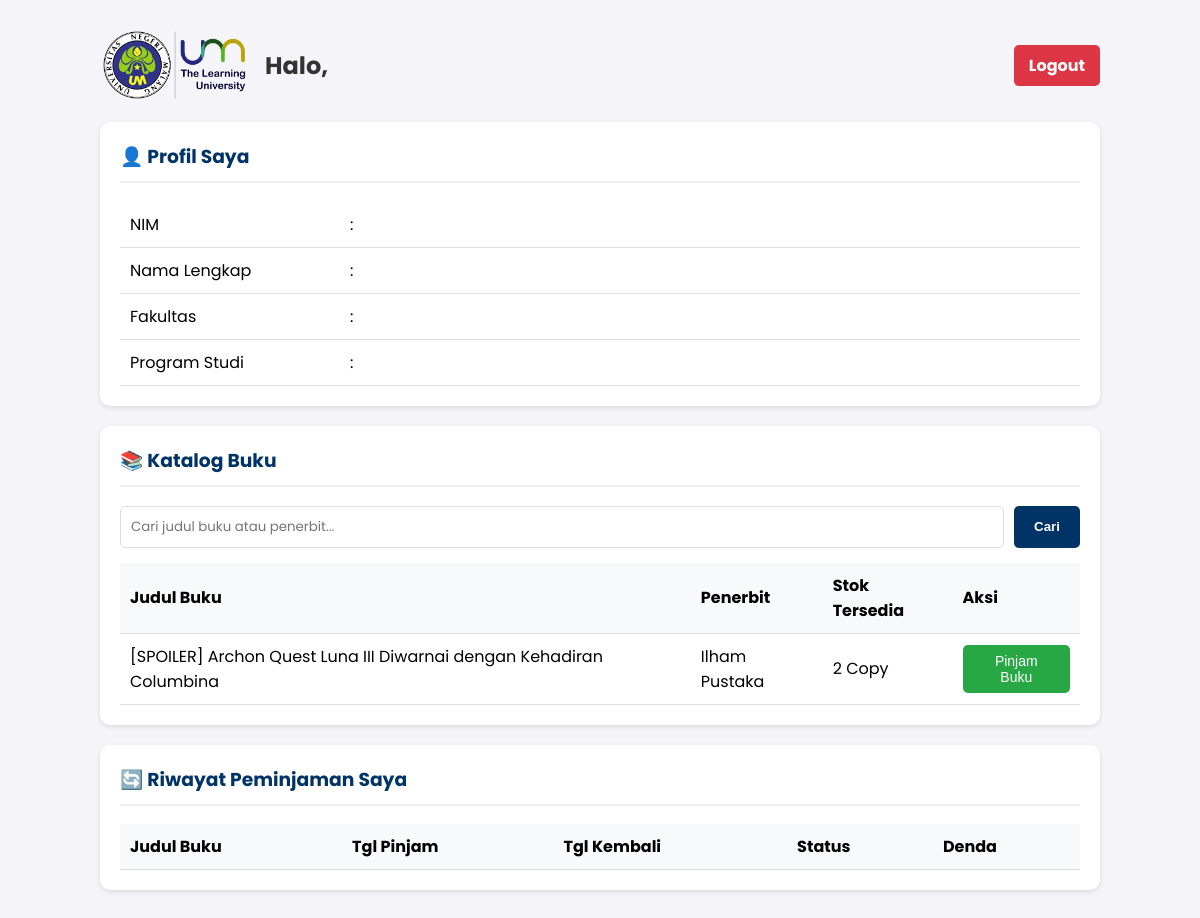
Screenshot of /index_user.php with the database file from the repository.
### tables this page shows
CREATE TABLE `buku` (
  `id_buku` varchar(20) NOT NULL,
  `judul` varchar(255) NOT NULL,
  `penerbit` varchar(100) DEFAULT NULL,
  `id_pengarang` int(11) DEFAULT NULL
);

### index_user.php (the view, shortened to what this page needs)
<?php
include 'koneksi.php';
$nim_saya = $_SESSION['id'];
$profil = mysqli_fetch_array(mysqli_query($koneksi, "SELECT * FROM peminjam WHERE nim_peminjam = '$nim_saya'"));
?>
<!DOCTYPE html>
<html lang="id">
<head>
</head>
<body>
<div class="container">
    <div class="header">
        <div class="user-info">
            <img src="logo.png" alt="Logo UM" class="logo-user">
            <h2>Halo, <?php echo $profil['nama_peminjam']; ?></h2>
        </div>
        <a href="logout.php" class="btn-logout">Logout</a>
    </div>
    <div class="section">
        <h3>👤 Profil Saya</h3>
        <table>
            <tr><td width="200">NIM</td><td>: <?php echo $profil['nim_peminjam']; ?></td></tr>
            <tr><td>Nama Lengkap</td><td>: <?php echo $profil['nama_peminjam']; ?></td></tr>
            <tr><td>Fakultas</td><td>: <?php echo $profil['fakultas_peminjam']; ?></td></tr>
            <tr><td>Program Studi</td><td>: <?php echo $profil['prodi']; ?></td></tr>
        </table>
    </div>
    <div class="section">
        <h3>📚 Katalog Buku</h3>
        <form method="GET" class="search-box">
            <input type="text" name="q" class="input-cari" placeholder="Cari judul buku atau penerbit..."
                   value="<?php echo isset($_GET['q']) ? $_GET['q'] : ''; ?>">
            <button type="submit" class="btn-cari">Cari</button>
        </form>
        <table>
            <tr>
                <th>Judul Buku</th>
                <th>Penerbit</th>
                <th>Stok Tersedia</th>
                <th>Aksi</th>
            </tr>
            <?php
            $query_dasar = "SELECT buku.*,
                            (SELECT COUNT(*) FROM copy_buku WHERE id_buku = buku.id_buku AND status = 'Tersedia') as stok
                            FROM buku";
            $buku = mysqli_query($koneksi, $query_dasar);
            if (mysqli_num_rows($buku) > 0) {
                while ($b = mysqli_fetch_array($buku)) {
                    echo "<tr>";
                    echo "<td>" . $b['judul'] . "</td>";
                    echo "<td>" . $b['penerbit'] . "</td>";
                    echo "<td>" . $b['stok'] . " Copy</td>";
                    echo "<td>";
                    if ($b['stok'] > 0) {
                        echo "<button onclick=\"konfirmasiPinjam('" . $b['id_buku'] . "', '" . addslashes($b['judul']) . "')\" class='btn-pinjam'>
                                Pinjam Buku
                              </button>";
                    } else {
                        echo "<span style='color:red; font-size:12px;'>Habis</span>";
                    }
                    echo "</td>";
                    echo "</tr>";
                }
            } else {
                echo "<tr><td colspan='4' style='text-align:center; padding:20px; color:#666;'>Buku tidak ditemukan.</td></tr>";
            }
            ?>
        </table>
    </div>
    <div class="section">
        <h3>🔄 Riwayat Peminjaman Saya</h3>
        <table>
            <tr>
                <th>Judul Buku</th>
                <th>Tgl Pinjam</th>
                <th>Tgl Kembali</th>
                <th>Status</th>
                <th>Denda</th>
            </tr>
        </table>
    </div>
</div>
</body>
</html>

### index_user.php (style rules this page uses)
body { font-family: 'Poppins', sans-serif; background: #f4f4f9; padding: 20px; }
.container { max-width: 1000px; margin: auto; }
.header { display: flex; justify-content: space-between; align-items: center; margin-bottom: 20px; }
.user-info { display: flex; align-items: center; gap: 15px; }
.logo-user { width: 150px; height: auto; }
.header h2 { margin: 0; color: #333; }
.btn-logout { background: #dc3545; color: white; padding: 8px 15px; text-decoration: none; border-radius: 5px; font-weight: bold; }
.section { background: white; padding: 20px; border-radius: 10px; margin-bottom: 20px; box-shadow: 0 2px 5px rgba(0,0,0,0.1); }
h3 { border-bottom: 2px solid #eee; padding-bottom: 10px; margin-top: 0; color: #003366; }
.search-box { margin-bottom: 15px; display: flex; gap: 10px; }
.input-cari { width: 100%; padding: 10px; border: 1px solid #ddd; border-radius: 5px; font-family: 'Poppins', sans-serif; }
.btn-cari { background: #003366; color: white; border: none; padding: 10px 20px; border-radius: 5px; cursor: pointer; font-weight: bold; }
table { width: 100%; border-collapse: collapse; margin-top: 10px; }
th, td { padding: 10px; border-bottom: 1px solid #ddd; text-align: left; }
th { background: #f8f9fa; }
.btn-pinjam { background: #28a745; color: white; padding: 8px 15px; text-decoration: none; border-radius: 5px; font-size: 14px; border: none; cursor: pointer; transition: 0.3s; }

### rows the page displays
buku: judul "[SPOILER] Archon Quest Luna III Diwarnai dengan Kehadiran Columbina", penerbit "Ilham Pustaka", stok "2"
